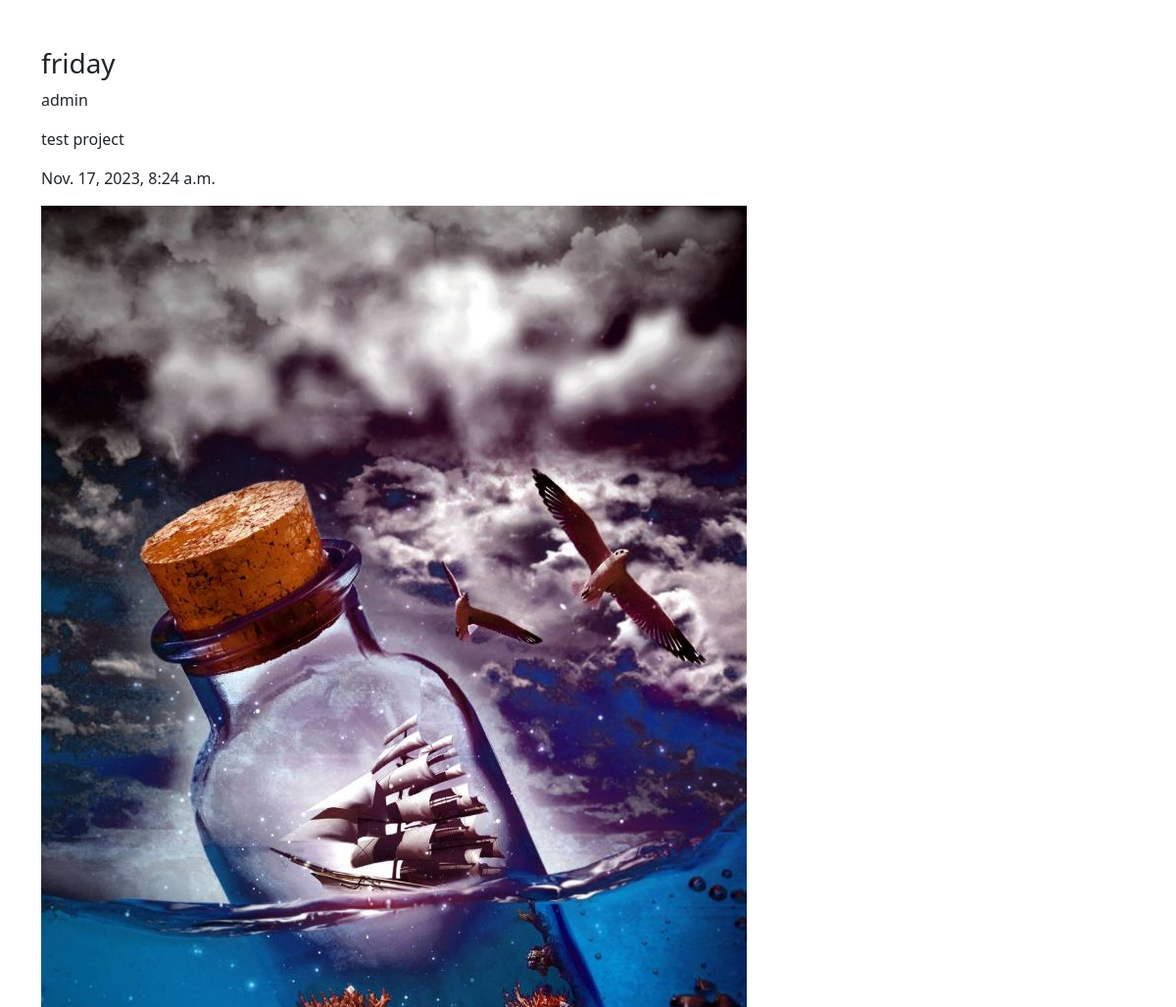
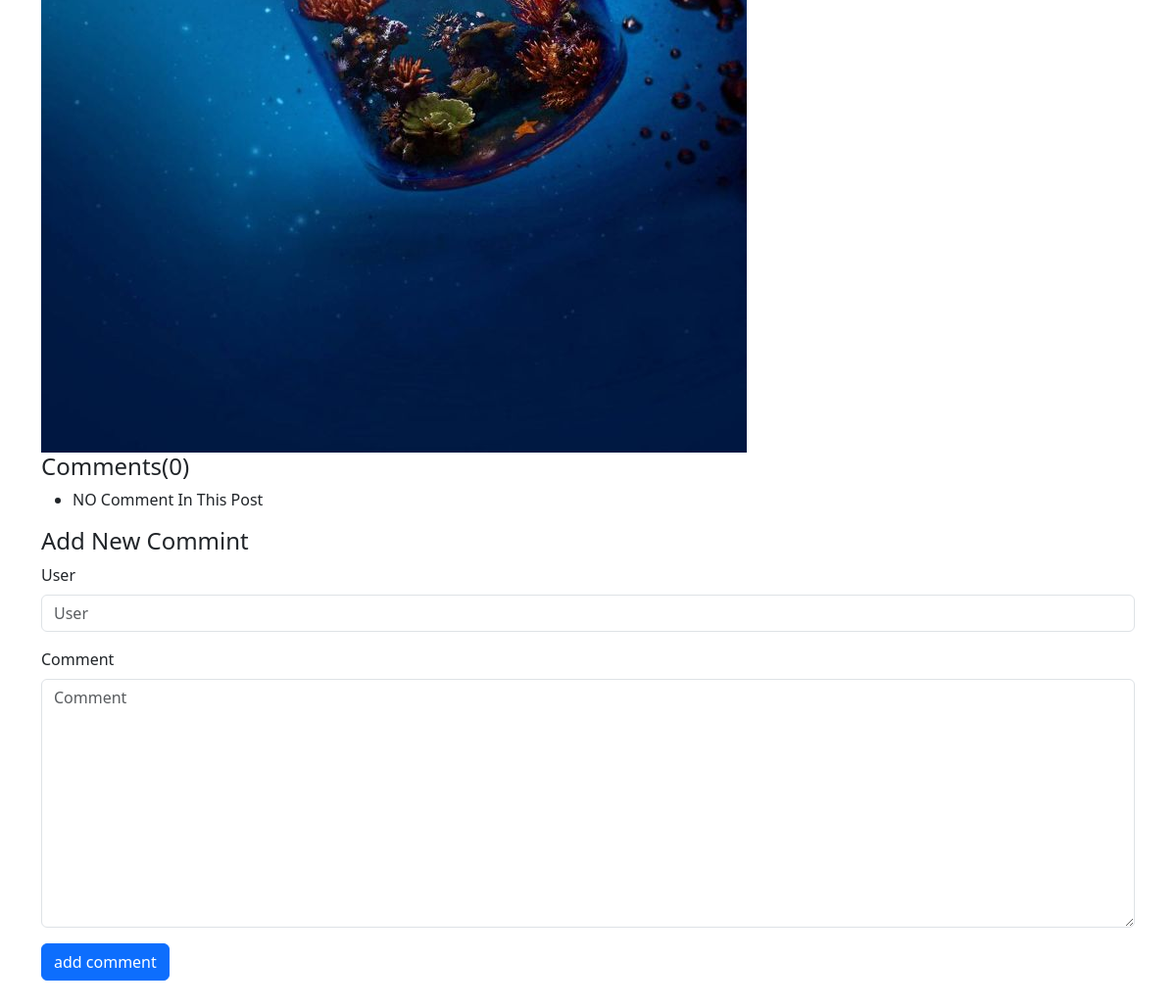
The page /posts/10 on the database its author committed (2 pictures, top to bottom).
### posts/models.py (models this page shows)
class Post(models.Model):
    author = models.ForeignKey(User,related_name='post_author',on_delete=models.CASCADE)
    title = models.CharField(max_length=100)
    content = models.TextField(max_length=20000)
    draft = models.BooleanField(default=True)
    publish_date= models.DateTimeField(default = timezone.now)
    tags = TaggableManager()
    imag=models.ImageField(upload_to='post',null=True,blank=True)
    category=models.ForeignKey('Category',related_name='post_category',on_delete=models.SET_NULL,null=True)
    def __str__(self):
        return self.title

### posts/views.py (the view)
# urls.py: path('posts/<int:pk>',post_detail),
def post_detail(request,pk):
    date= Post.objects.get(id=pk)
    coments=Comment.objects.filter(post=date)
    if request.method=='POST':
        form=CommentForm(request.POST)
        if form.is_valid():
            myform=form.save(commit=False)
            myform.post=date
            myform.save()
    else:
        form=CommentForm()
    context={
        'post':date,
        'coments': coments,
        'form':form,
    }
    return render(request,'posts/post_datail.html',context)

### posts/forms.py
class CommentForm(forms.ModelForm):
    class Meta:
        model=Comment
        fields = ['user','comment']

### posts/templates/posts/post_datail.html (shortened to what this page needs)
{% load django_bootstrap5 %}
<!doctype html>
<html lang="en">
  <head>
    <link href="https://cdn.jsdelivr.net/npm/bootstrap@5.3.2/dist/css/bootstrap.min.css" rel="stylesheet">
  </head>
  <body>
    <div class="container my-5">
        <div>
            <h3>{{post}}</h3>
            <p>{{post.author}}</p>
            <p>{{post.content | safe}}</p>
            <p>{{post.publish_date}}</p>
            <img src= "{{post.imag.url}}" alt="">
        </div>
        <div>
            <h4>Comments({{coments|length}})</h4>
            <ul>
                {% for comment in coments  %}
                    <li>{{comment.user}}-{{comment.comment}}</li>
                {%empty%}
                    <li>NO Comment In This Post</li>
                {% endfor %}
            </ul>
            <h4>Add New Commint</h4>
            <form method="post">
              {% bootstrap_form form %}
              {% bootstrap_button button_type="submit" content="add comment" %}
            </form>
        </div>
    </div>
  </body>
</html>

### rows shown on the page
Post: title "friday", author "admin", content "test project", publish_date "Nov. 17, 2023, 8:24 a.m.", imag (picture)

### other values the page prints
{{ coments|length }} "0"
